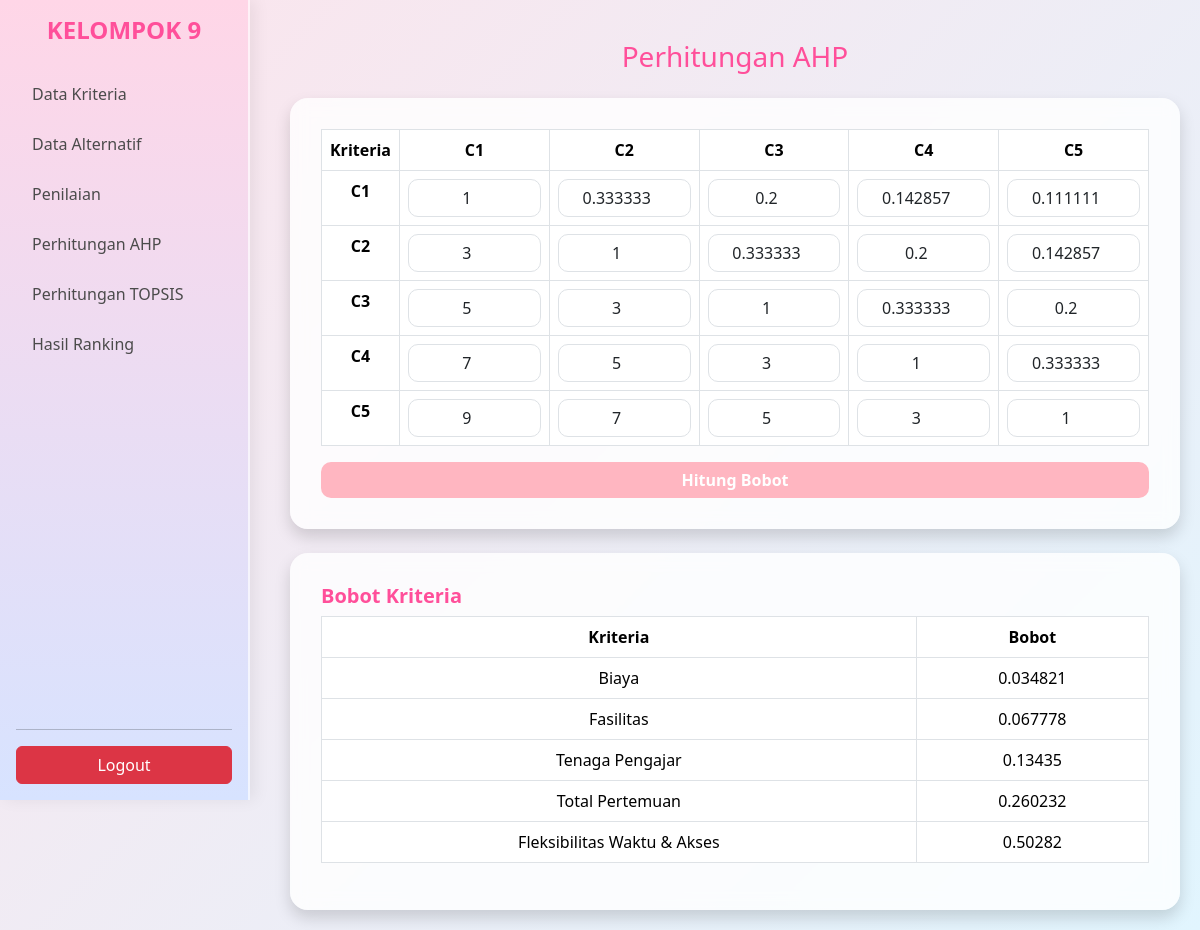
The app's page /ahp.php with its own data.
### tables this page shows
CREATE TABLE `kriteria` (
  `id_kriteria` int(11) NOT NULL,
  `kode_kriteria` varchar(10) NOT NULL,
  `nama_kriteria` varchar(100) NOT NULL,
  `sifat` enum('benefit','cost') NOT NULL
);

### ahp.php (the view, shortened to what this page needs)
<?php
include "config.php";
$q = mysqli_query($conn, "SELECT * FROM kriteria ORDER BY id_kriteria ASC");
$kriteria = [];
while ($r = mysqli_fetch_assoc($q)) {
    $kriteria[] = $r;
}
$n = count($kriteria);
$matrix = [];
$qm = mysqli_query($conn, "SELECT * FROM matrix_ahp");
if (mysqli_num_rows($qm) > 0) {
    while ($r = mysqli_fetch_assoc($qm)) {
        $i = array_search($r['id_kriteria_i'], array_column($kriteria, 'id_kriteria'));
        $j = array_search($r['id_kriteria_j'], array_column($kriteria, 'id_kriteria'));
        $matrix[$i][$j] = $r['nilai'];
    }
} else {
    for ($i = 0; $i < $n; $i++) {
        for ($j = 0; $j < $n; $j++) {
            $matrix[$i][$j] = 1;
        }
    }
}
$qb = mysqli_query($conn, "SELECT * FROM bobot_kriteria");
$bobot_db = [];
while ($r = mysqli_fetch_assoc($qb)) {
    $bobot_db[$r['id_kriteria']] = $r['bobot'];
}
?>
<!DOCTYPE html>
<html>
<head>
    <link href="https://cdn.jsdelivr.net/npm/bootstrap@5.3.3/dist/css/bootstrap.min.css" rel="stylesheet">
    <link rel="stylesheet" href="assets/style.css">
</head>
<body>
<div class="main-wrapper d-flex">
<?php include "layout/sidebar.php"; ?>
<div class="content-area">
<h3 class="text-center mb-4" style="color:#ff4f9a;">Perhitungan AHP</h3>
<form method="post">
<div class="card pastel-card shadow">
<div class="card-body table-responsive">
<table class="table table-bordered text-center">
<thead>
<tr>
    <th>Kriteria</th>
    <?php foreach ($kriteria as $k) { ?>
        <th><?= $k['kode_kriteria'] ?></th>
    <?php } ?>
</tr>
</thead>
<tbody>
<?php for ($i = 0; $i < $n; $i++) { ?>
<tr>
    <th><?= $kriteria[$i]['kode_kriteria'] ?></th>
    <?php for ($j = 0; $j < $n; $j++) { ?>
        <td>
            <input type="number" step="any"
                   name="nilai[<?= $i ?>][<?= $j ?>]"
                   value="<?= $matrix[$i][$j] ?>"
                   class="form-control text-center"
                   <?= $i == $j ? "readonly" : "" ?>>
        </td>
    <?php } ?>
</tr>
<?php } ?>
</tbody>
</table>
<button type="submit" name="hitung" class="btn btn-primary w-100">
    Hitung Bobot
</button>
</div>
</div>
</form>
<div class="card pastel-card shadow mt-4">
<div class="card-body">
<h5>Bobot Kriteria</h5>
<table class="table table-bordered text-center">
<tr>
    <th>Kriteria</th>
    <th>Bobot</th>
</tr>
<?php foreach ($kriteria as $k) { ?>
<tr>
    <td><?= $k['nama_kriteria'] ?></td>
    <td>
        <?= isset($bobot_db[$k['id_kriteria']])
            ? round($bobot_db[$k['id_kriteria']], 6)
            : '-' ?>
    </td>
</tr>
<?php } ?>
</table>
</div>
</div>
</div>
</div>
</body>
</html>

### layout/sidebar.php
<div class="d-flex flex-column flex-shrink-0 p-3 sidebar-pastel">
    <h4 class="text-center mb-4 pastel-title">KELOMPOK 9</h4>
    <ul class="nav nav-pills flex-column mb-auto">
        <li>
            <a href="data_kriteria.php" class="nav-link pastel-link"> Data Kriteria</a>
        </li>
        <li>
            <a href="alternatif.php" class="nav-link pastel-link"> Data Alternatif</a>
        </li>
        <li>
            <a href="penilaian.php" class="nav-link pastel-link"> Penilaian</a>
        </li>
        <li>
            <a href="ahp.php" class="nav-link pastel-link"> Perhitungan AHP</a>
        </li>
        <li>
            <a href="topsis.php" class="nav-link pastel-link"> Perhitungan TOPSIS</a>
        </li>
        <li>
            <a href="hasil_perankingan.php" class="nav-link pastel-link"> Hasil Ranking</a>
        </li>
    </ul>
    <hr>
    <a href="logout.php" class="btn btn-danger w-100">Logout</a>
</div>

### assets/style.css (style rules this page uses)
body { background: linear-gradient(135deg, #fce4ec, #e1f5fe); background-attachment: fixed; position: relative; overflow-y: auto; }
body::before, body::after { display: none; }
body::before { top: -80px; left: -50px; background: #ffccf9; }
body::after { bottom: -80px; right: -50px; background: #c5e3ff; }
.card { border-radius: 20px; border: none; background: #ffffffcc; }
.btn-primary { background-color: #ffb6c1; border: none; border-radius: 10px; font-weight: bold; }
.form-control { border-radius: 10px; }
.sidebar-pastel { width: 250px; height: 100vh; background: linear-gradient(180deg, #ffd6e7, #d7e3ff); border-right: 2px solid #ffffffaa; box-shadow: 5px 0 15px #00000010; position: fixed; top: 0; left: 0; }
.pastel-title { font-weight: bold; color: #ff4f9a; }
.pastel-link { font-weight: 500; font-size: 16px; margin: 5px 0; border-radius: 10px; color: #4b4b4b; }
.content-area { width: 100%; max-width: 1100px; margin-left: 270px; margin-right: auto; margin-top: 20px; flex: 1; padding: 20px; overflow-y: auto; }
.main-wrapper { display: flex; min-height: 100vh; }
.pastel-card { background: #ffffffcc; border: none; border-radius: 18px; backdrop-filter: blur(8px); box-shadow: 0 4px 15px #00000010; padding: 15px; }
.pastel-card h5 { color: #ff4f9a; font-weight: bold; }

### records on screen
kriteria: kode_kriteria "C1", value "1", value "0.333333", value "0.2", value "0.142857", value "0.111111", nama_kriteria "Biaya", id_kriteria "0.034821"
kriteria: kode_kriteria "C2", value "3", value "0.333333", value "0.2", value "0.142857", nama_kriteria "Fasilitas", id_kriteria "0.067778"
kriteria: kode_kriteria "C3", value "5", value "3", value "1", value "0.333333", value "0.2", nama_kriteria "Tenaga Pengajar", id_kriteria "0.13435"
kriteria: kode_kriteria "C4", value "7", value "5", value "1", value "0.333333", nama_kriteria "Total Pertemuan", id_kriteria "0.260232"
kriteria: kode_kriteria "C5", value "9", value "7", value "5", value "1", nama_kriteria "Fleksibilitas Waktu & Akses", id_kriteria "0.50282"
